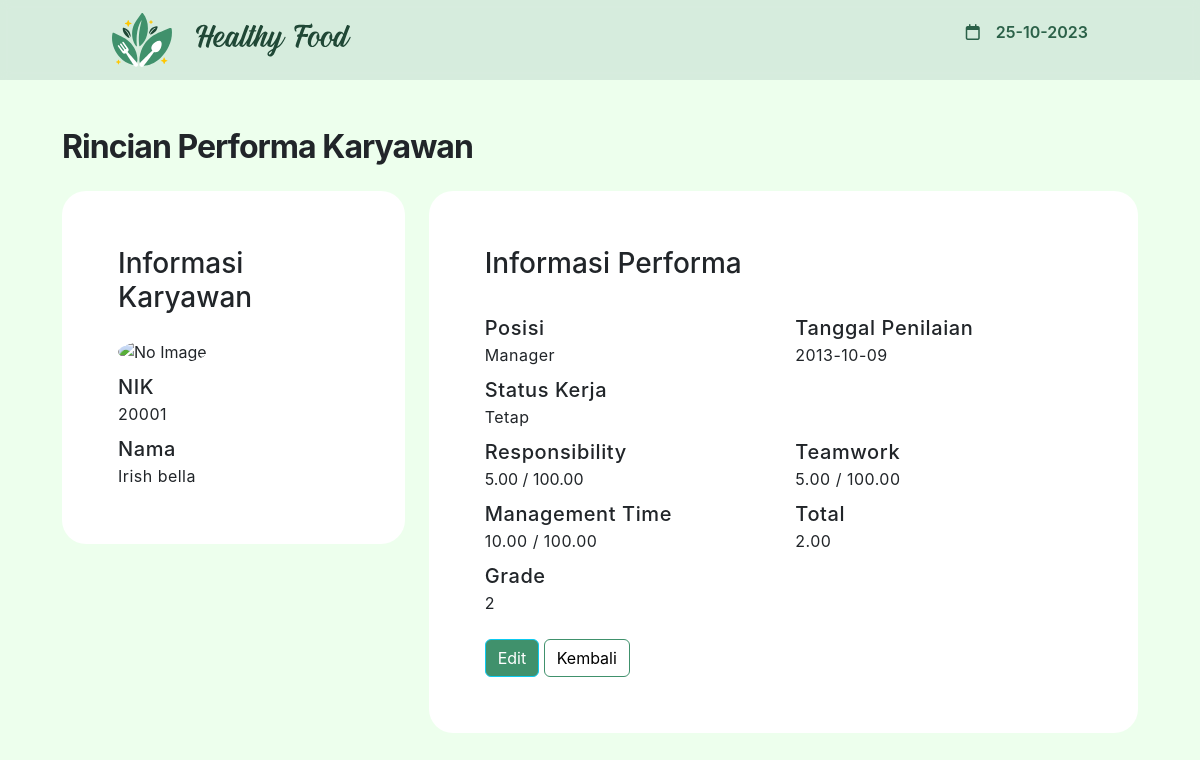
Page /view_performance.php?nik=20001 on the earlier database version.
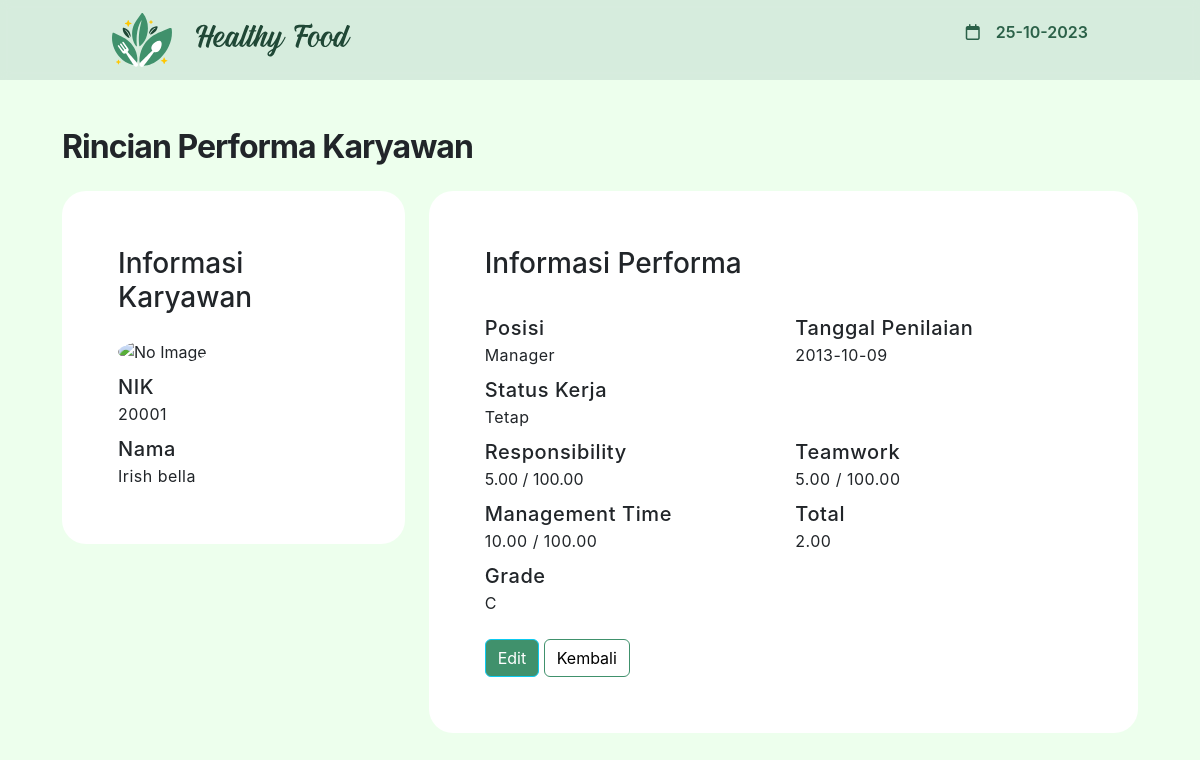
Same page on the later database version.
### tables this page shows
CREATE TABLE `performance` (
  `nik` int(8) NOT NULL,
  `foto` varchar(200) NOT NULL,
  `nama` varchar(200) NOT NULL,
  `status_kerja` enum('Tetap','Tidak Tetap') NOT NULL,
  `position` varchar(10) NOT NULL,
  `tgl_penilaian` date NOT NULL,
  `responsibility` decimal(10,2) NOT NULL,
  `teamwork` decimal(10,2) NOT NULL,
  `management_time` decimal(10,2) NOT NULL,
  `total` decimal(10,2) NOT NULL,
  `grade` varchar(3) NOT NULL
);

### view_performance.php (the view, shortened to what the changed rows need)
<!DOCTYPE html>
<html lang="en">
<?php
include "sqlConnect.php";
$nik = $_GET['nik'];
$sql = "SELECT * FROM performance where nik = '$nik' LIMIT 1";
$result = mysqli_query($conn, $sql);
if ($result->num_rows > 0) {
    while ($row = $result->fetch_assoc()) {
        $nik = $row['nik'];
        $nama = $row['nama'];
        $tglPenilaian = $row['tgl_penilaian'];
        $posisi = $row['position'];
        $statusKerja = $row['status_kerja'];
        $responsibility = $row['responsibility'];
        $teamwork = $row['teamwork'];
        $management = $row['management_time'];
        $total = $row['total'];
        $grade = $row['grade'];
    }
}
?>
<head>
    <link href="https://cdn.jsdelivr.net/npm/bootstrap@5.3.2/dist/css/bootstrap.min.css" rel="stylesheet">
    <link rel="stylesheet" href="https://cdnjs.cloudflare.com/ajax/libs/font-awesome/6.0.0/css/all.min.css">
    <link rel="stylesheet" href="style.css">
</head>
<body>
    <div class="container">
        <div class="content-body">
            <div class="content-fluid">
                <h1 class="PageTitle mt-3">Rincian Performa Karyawan</h1>
                <div class="row">
                    <div class="col-12 col-md-4 mb-3">
                        <div class="card">
                            <div class="card-body">
                                <div class="row">
                                    <div class="col-6 col-md-12 form-input mt-2">
                                        <label class="view-title">
                                            NIK
                                        </label>
                                        <br />
                                        <label class="view-value"><?php echo ($nik) ?></label>
                                    </div>
                                    <div class="col-6 col-md-12 form-input mt-2">
                                        <label class="view-title">
                                            Nama
                                        </label>
                                        <br />
                                        <label class="view-value"><?php echo ($nama) ?></label>
                                    </div>
                                </div>
                            </div>
                        </div>
                    </div>
                    <div class="col-12 col-md-8">
                        <div class="card">
                            <div class="card-body">
                                <div class="row mt-4">
                                    <div class="col-6 form-input mt-2">
                                        <label class="view-title">
                                            Posisi
                                        </label>
                                        <br />
                                        <label class="view-value"><?php echo ($posisi) ?></label>
                                    </div>
                                    <div class="col-12 col-sm-6 form-input mt-2">
                                        <label class="view-title">
                                            Tanggal Penilaian
                                        </label>
                                        <br />
                                        <label class="view-value"><?php echo ($tglPenilaian) ?></label>
                                    </div>
                                    <div class="col-12 form-input mt-2">
                                        <label class="view-title">
                                            Status Kerja
                                        </label>
                                        <br />
                                        <label class="view-value"><?php echo ($statusKerja) ?></label>
                                    </div>
                                    <div class="col-12 col-xxl-4 col-sm-6 form-input mt-2">
                                        <label class="view-title">
                                            Responsibility
                                        </label>
                                        <br />
                                        <label><?php echo ($responsibility) ?> / 100.00</label>
                                    </div>
                                    <div class="col-12 col-xxl-4 col-sm-6 form-input mt-2">
                                        <label class="view-title">
                                            Teamwork
                                        </label>
                                        <br />
                                        <label class="view-value"><?php echo ($teamwork) ?> / 100.00</label>
                                    </div>
                                    <div class="col-12 col-xxl-4 col-sm-6 form-input mt-2">
                                        <label class="view-title">
                                            Management Time
                                        </label>
                                        <br />
                                        <label class="view-value"><?php echo ($management) ?> / 100.00</label>
                                    </div>
                                    <div class="col-6 form-input mt-2">
                                        <label class="view-title">
                                            Total
                                        </label>
                                        <br />
                                        <label class="view-value"><?php echo ($total) ?></label>
                                    </div>
                                    <div class="col-6 form-input mt-2">
                                        <label class="view-title">
                                            Grade
                                        </label>
                                        <br />
                                        <label class="view-value"><?php echo ($grade) ?></label>
                                    </div>
                                </div>
                            </div>
                        </div>
                    </div>
                </div>
            </div>
        </div>
    </div>
</body>
</html>

Differences in the rows shown:
changed performance "Irish bella": grade "2" → "C"
